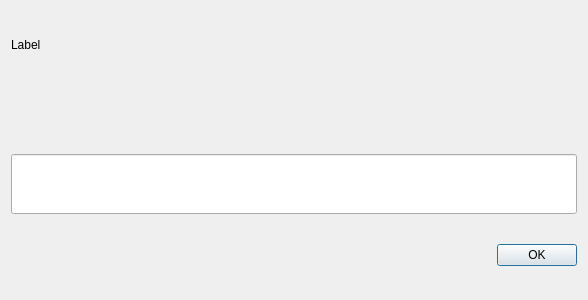
<?xml version="1.0" encoding="UTF-8"?>
<ui version="4.0">
 <class>Dialog</class>
 <widget class="QDialog" name="Dialog">
  <property name="windowModality">
   <enum>Qt::NonModal</enum>
  </property>
  <property name="geometry">
   <rect>
    <x>0</x>
    <y>0</y>
    <width>588</width>
    <height>300</height>
   </rect>
  </property>
  <property name="sizePolicy">
   <sizepolicy hsizetype="MinimumExpanding" vsizetype="MinimumExpanding">
    <horstretch>0</horstretch>
    <verstretch>0</verstretch>
   </sizepolicy>
  </property>
  <property name="windowTitle">
   <string notr="true">Dialog</string>
  </property>
  <property name="sizeGripEnabled">
   <bool>false</bool>
  </property>
  <property name="modal">
   <bool>false</bool>
  </property>
  <layout class="QGridLayout" name="gridLayout">
   <item row="0" column="0">
    <layout class="QVBoxLayout" name="verticalLayout">
     <property name="spacing">
      <number>7</number>
     </property>
     <property name="sizeConstraint">
      <enum>QLayout::SetMinimumSize</enum>
     </property>
     <item>
      <widget class="QLabel" name="label">
       <property name="sizePolicy">
        <sizepolicy hsizetype="Expanding" vsizetype="Expanding">
         <horstretch>0</horstretch>
         <verstretch>0</verstretch>
        </sizepolicy>
       </property>
       <property name="minimumSize">
        <size>
         <width>0</width>
         <height>0</height>
        </size>
       </property>
       <property name="sizeIncrement">
        <size>
         <width>0</width>
         <height>0</height>
        </size>
       </property>
       <property name="text">
        <string notr="true">Label</string>
       </property>
       <property name="alignment">
        <set>Qt::AlignLeading|Qt::AlignLeft|Qt::AlignVCenter</set>
       </property>
       <property name="wordWrap">
        <bool>true</bool>
       </property>
      </widget>
     </item>
     <item>
      <spacer name="verticalSpacer">
       <property name="orientation">
        <enum>Qt::Vertical</enum>
       </property>
       <property name="sizeHint" stdset="0">
        <size>
         <width>20</width>
         <height>20</height>
        </size>
       </property>
      </spacer>
     </item>
     <item>
      <widget class="QLineEdit" name="lineEdit">
       <property name="minimumSize">
        <size>
         <width>0</width>
         <height>60</height>
        </size>
       </property>
      </widget>
     </item>
     <item>
      <widget class="QDialogButtonBox" name="buttonBox">
       <property name="sizePolicy">
        <sizepolicy hsizetype="Expanding" vsizetype="Expanding">
         <horstretch>0</horstretch>
         <verstretch>0</verstretch>
        </sizepolicy>
       </property>
       <property name="orientation">
        <enum>Qt::Horizontal</enum>
       </property>
       <property name="standardButtons">
        <set>QDialogButtonBox::Ok</set>
       </property>
      </widget>
     </item>
    </layout>
   </item>
  </layout>
 </widget>
 <resources/>
 <connections>
  <connection>
   <sender>buttonBox</sender>
   <signal>accepted()</signal>
   <receiver>Dialog</receiver>
   <slot>accept()</slot>
   <hints>
    <hint type="sourcelabel">
     <x>248</x>
     <y>254</y>
    </hint>
    <hint type="destinationlabel">
     <x>157</x>
     <y>274</y>
    </hint>
   </hints>
  </connection>
  <connection>
   <sender>buttonBox</sender>
   <signal>rejected()</signal>
   <receiver>Dialog</receiver>
   <slot>reject()</slot>
   <hints>
    <hint type="sourcelabel">
     <x>316</x>
     <y>260</y>
    </hint>
    <hint type="destinationlabel">
     <x>286</x>
     <y>274</y>
    </hint>
   </hints>
  </connection>
 </connections>
</ui>
